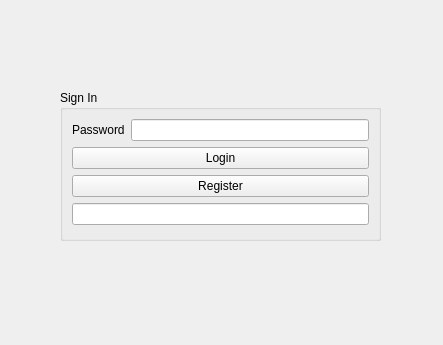
<?xml version="1.0" encoding="UTF-8"?>
<ui version="4.0">
 <class>Login</class>
 <widget class="QWidget" name="Login">
  <property name="geometry">
   <rect>
    <x>0</x>
    <y>0</y>
    <width>443</width>
    <height>345</height>
   </rect>
  </property>
  <property name="maximumSize">
   <size>
    <width>443</width>
    <height>345</height>
   </size>
  </property>
  <property name="windowTitle">
   <string>Easy Finance</string>
  </property>
  <widget class="QGroupBox" name="groupBox">
   <property name="geometry">
    <rect>
     <x>60</x>
     <y>90</y>
     <width>321</width>
     <height>151</height>
    </rect>
   </property>
   <property name="title">
    <string>Sign In</string>
   </property>
   <layout class="QVBoxLayout" name="verticalLayout_2">
    <item>
     <layout class="QHBoxLayout" name="horizontalLayout_2">
      <item>
       <widget class="QLabel" name="label_2">
        <property name="text">
         <string>Password</string>
        </property>
       </widget>
      </item>
      <item>
       <widget class="QLineEdit" name="lineEdit_2">
        <property name="echoMode">
         <enum>QLineEdit::Password</enum>
        </property>
       </widget>
      </item>
     </layout>
    </item>
    <item>
     <widget class="QPushButton" name="pushButton">
      <property name="text">
       <string>Login</string>
      </property>
     </widget>
    </item>
    <item>
     <widget class="QPushButton" name="pushButton_2">
      <property name="text">
       <string>Register</string>
      </property>
     </widget>
    </item>
    <item>
     <widget class="QLineEdit" name="lineEdit">
      <property name="styleSheet">
       <string notr="true"/>
      </property>
      <property name="readOnly">
       <bool>true</bool>
      </property>
     </widget>
    </item>
   </layout>
  </widget>
 </widget>
 <resources/>
 <connections/>
</ui>
